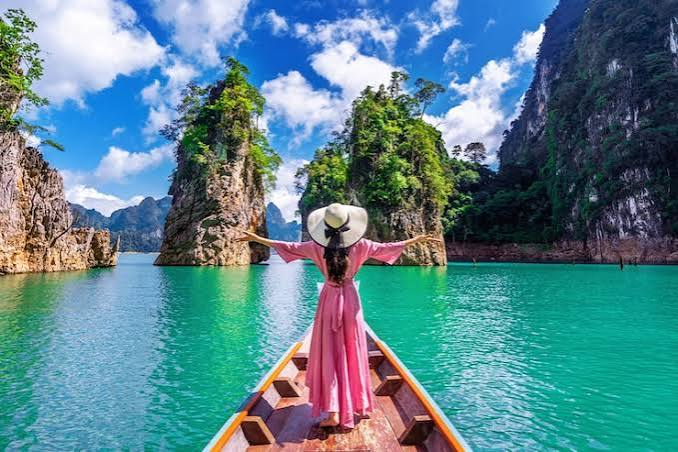
#> input picture sample images/images (3).jpg, 678 x 452 px, found by its file name
$ python ex11.py
#> lines starting #> are read from the running program, lines starting #| are printed output that depends on the picture
import cv2
import numpy as np

img = cv2.imread(r"D:\Computer vision\sample images\images (3).jpg")
#> img is the input picture: shape (452, 678, 3); mean B, G, R 142.7, 131.7, 89.5


if img is None:
    print("Error: Image not found!")
else:
    rows, cols = img.shape[:2]
#> rows = 452; cols = 678

    pts1 = np.float32([[50,50],[200,50],[50,200]])
    pts2 = np.float32([[10,100],[200,50],[100,250]])

    M = cv2.getAffineTransform(pts1, pts2)

    affine = cv2.warpAffine(img, M, (cols, rows))
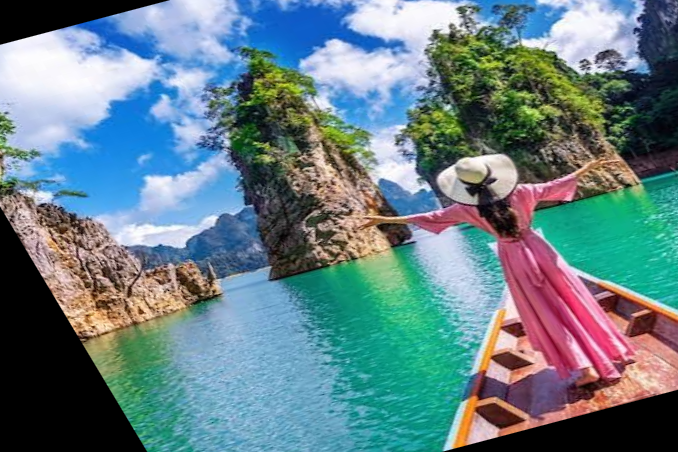
#> affine: shape (452, 678, 3); mean B, G, R 135.1, 127.7, 101.4

    cv2.imshow("Original Image", img)
    cv2.imshow("Affine Transformation", affine)

    cv2.waitKey(0)
    cv2.destroyAllWindows()

$ run again, with sample images/images (1).jpg copied over sample images/images (3).jpg
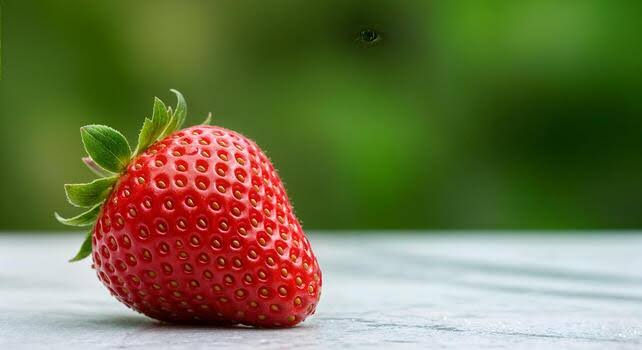
#> input picture sample images/images (1).jpg, 642 x 350 px, found by its file name
#> img is the input picture: shape (350, 642, 3); mean B, G, R 73.7, 116, 112.3
#> `affine = cv2.warpAffine(img, M, (cols, rows))`:
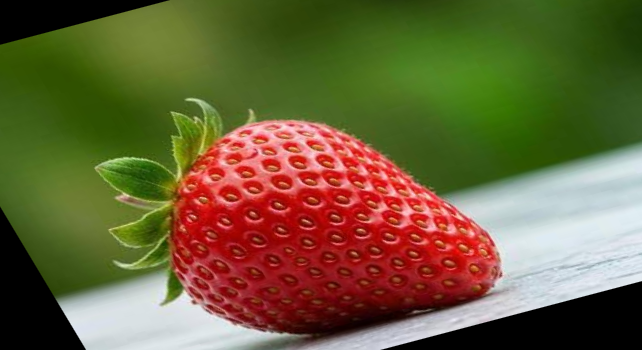
#> affine: shape (350, 642, 3); mean B, G, R 57.4, 97, 107.3

$ run again, with sample images/images (2).jpg copied over sample images/images (3).jpg
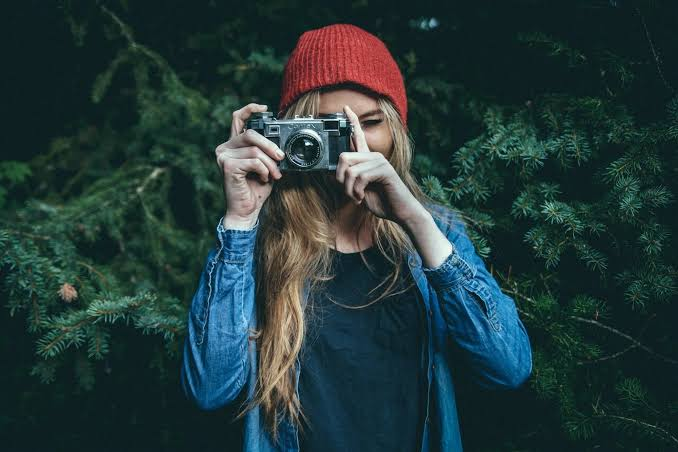
#> input picture sample images/images (2).jpg, 678 x 452 px, found by its file name
#> img is the input picture: shape (452, 678, 3); mean B, G, R 56.8, 56.5, 35.3
#> `affine = cv2.warpAffine(img, M, (cols, rows))`:
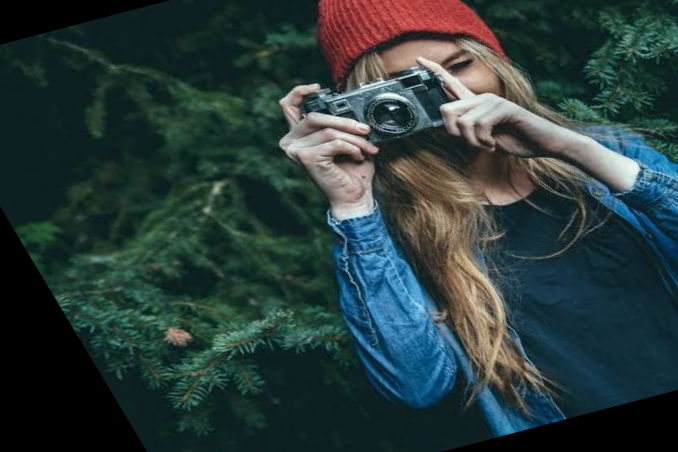
#> affine: shape (452, 678, 3); mean B, G, R 58.5, 59.1, 41.5

$ run again, with sample images/images (4).jpg copied over sample images/images (3).jpg
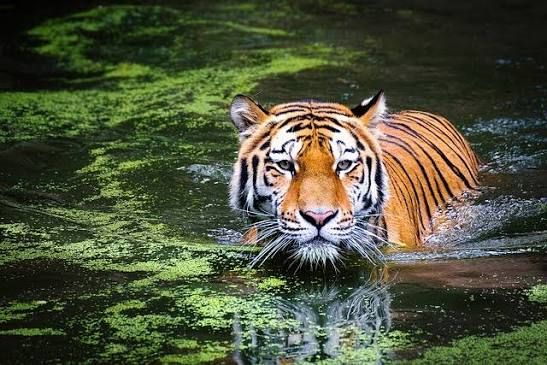
#> input picture sample images/images (4).jpg, 547 x 365 px, found by its file name
#> img is the input picture: shape (365, 547, 3); mean B, G, R 59.3, 83.1, 77.5
#> `affine = cv2.warpAffine(img, M, (cols, rows))`:
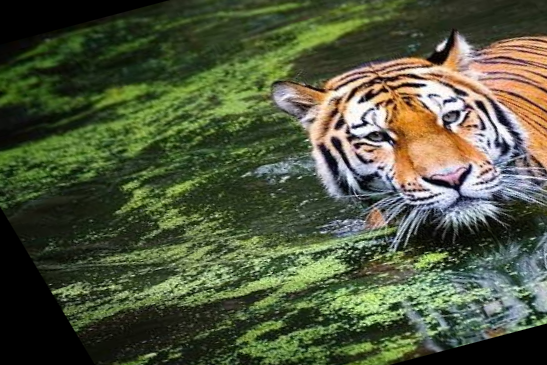
#> affine: shape (365, 547, 3); mean B, G, R 61.2, 87.5, 79.9
